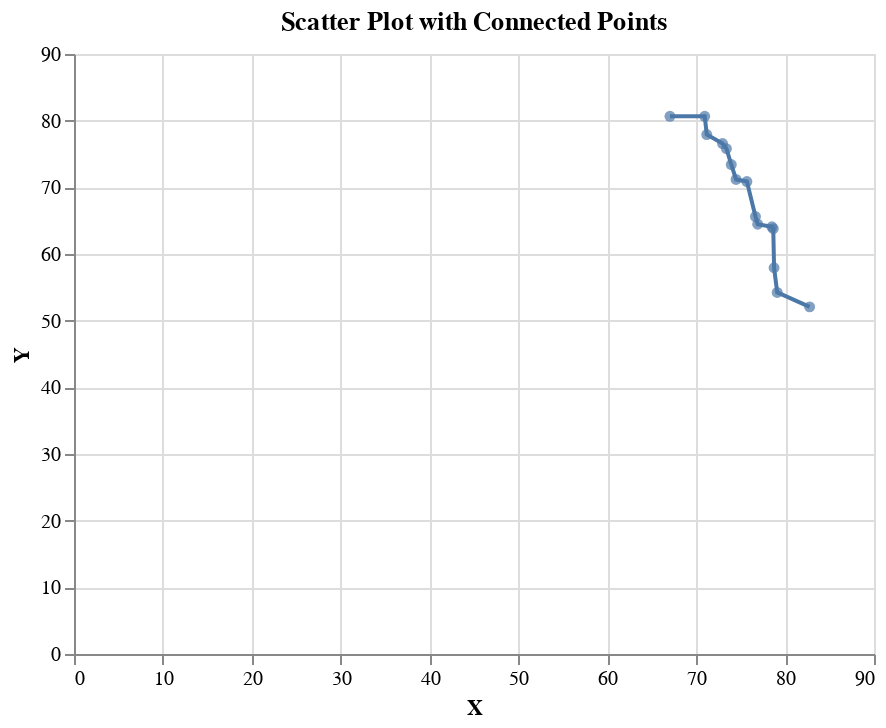

Source (notebook cell):
### Code cell
import altair as alt
import pandas as pd

points = [ind.fitness for ind in populacao if ind.domination_count == 0]

# Create lists named x and y and populate them with the first and second values respectively from each sub-list in points
x = [point[0] for point in points]
y = [point[1] for point in points]

# Create a DataFrame from x and y
source = pd.DataFrame({'x': x, 'y': y})

# Create a scatter plot using x and y lists
scatter = alt.Chart(source).mark_circle().encode(
    x=alt.X('x', axis=alt.Axis(title='X')),
    y=alt.Y('y', axis=alt.Axis(title='Y')),
    tooltip = ['x','y']
).interactive()

# Create a line plot to connect the points
line = alt.Chart(source).mark_line().encode(
    x='x',
    y='y'
)

# Combine the scatter plot and line plot
chart = scatter + line

# Display the plot with the x-axis label as 'X' and the y-axis label as 'Y'
chart = chart.properties(title='Scatter Plot with Connected Points')
#chart.save('scatter_plot_with_connected_points.json')
chart.display()

### Figure 1 — Vega-Lite specification as saved in the notebook (floating-point values rounded to 4 significant figures)
{"config": {"view": {"continuousWidth": 400, "continuousHeight": 300}}, "layer": [{"mark": "circle", "encoding": {"tooltip": [{"field": "x", "type": "quantitative"}, {"field": "y", "type": "quantitative"}], "x": {"axis": {"title": "X"}, "field": "x", "type": "quantitative"}, "y": {"axis": {"title": "Y"}, "field": "y", "type": "quantitative"}}, "selection": {"selector008": {"type": "interval", "bind": "scales", "encodings": ["x", "y"]}}}, {"mark": "line", "encoding": {"x": {"field": "x", "type": "quantitative"}, "y": {"field": "y", "type": "quantitative"}}}], "data": {"name": "data-9600d0844a3d87172dfdde0aeb5d124f"}, "title": "Scatter Plot with Connected Points", "$schema": "https://vega.github.io/schema/vega-lite/v4.17.0.json", "datasets": {"data-9600d0844a3d87172dfdde0aeb5d124f": [{"x": 82.76, "y": 52.07}, {"x": 67.04, "y": 80.66}, {"x": 79.11, "y": 54.24}, {"x": 73.94, "y": 73.42}, {"x": 72.96, "y": 76.56}, {"x": 78.51, "y": 64.07}, {"x": 74.48, "y": 71.18}, {"x": 75.7, "y": 70.86}, {"x": 73.4, "y": 75.8}, {"x": 76.91, "y": 64.47}, {"x": 76.67, "y": 65.61}, {"x": 71.19, "y": 77.91}, {"x": 78.76, "y": 57.94}, {"x": 70.96, "y": 80.65}, {"x": 78.67, "y": 63.81}]}}
